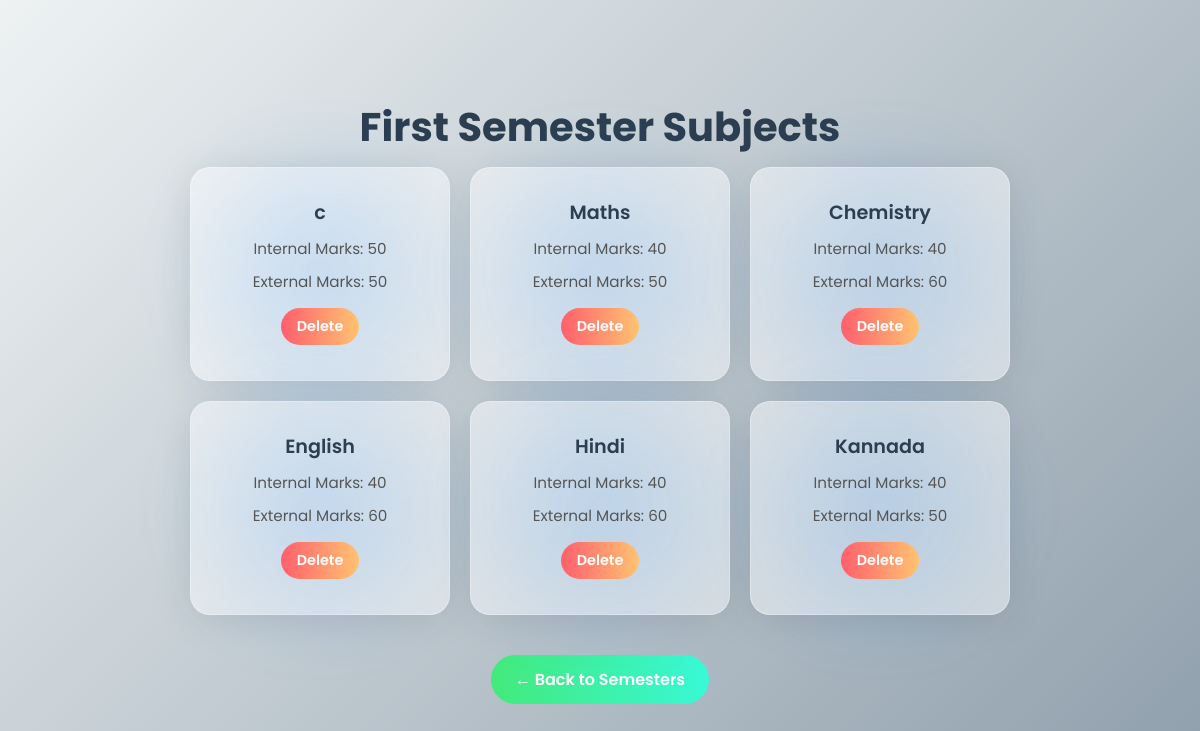
/principal/1/, run on the app's committed database.
### teacher/models.py (models this page shows)
class Subjects(models.Model):
    name = models.CharField(max_length=20)
    max_im = models.IntegerField()
    max_em = models.IntegerField()
    sem = models.IntegerField()

### principle/views.py (the view)
# urls.py: path('principal/<int:sem_id>/', subjects, name='subjects'),
def subjects(request, sem_id):
    subjects = Subjects.objects.filter(sem=sem_id)
    sem_name = {1: 'First Semester', 2: 'Second Semester', 3: 'Third Semester',
                4: 'Fourth Semester', 5: 'Fifth Semester', 6: 'Sixth Semester',
                7: 'Seventh Semester', 8: 'Eighth Semester'}
    return render(request, 'subjects.html', {'sem_id': sem_id, 'subjects': subjects, 'sem_name': sem_name.get(sem_id, 'Unknown Semester')})

### principle/templates/subjects.html (shortened to what this page needs)
<!DOCTYPE html>
<html lang="en">
<head>
</head>
<body>
  <div class="dashboard-container">
    <h1>{{sem_name}} Subjects</h1>
    <div class="card-grid">
      {% for subject in subjects %}
        <div class="glass-card">
          <div class="subject-title">{{ subject.name }}</div>
          <div class="subject-info">Internal Marks: {{ subject.max_im }}</div>
          <div class="subject-info">External Marks: {{ subject.max_em }}</div>
          <form method="POST" action="/principal/delete/{{ subject.id }}/" style="display:inline;">
            <button type="submit" class="btn-delete">Delete</button>
          </form>
        </div>
      {% empty %}
        <p>No subjects added yet for this semester.</p>
      {% endfor %}
    </div>
    <a href="/principal/sem/" class="btn-add">← Back to Semesters</a>
  </div>
</body>
</html>

### principle/templates/subjects.html (style rules this page uses)
* { margin: 0; padding: 0; box-sizing: border-box; font-family: 'Poppins', sans-serif; }
body { min-height: 100vh; background: linear-gradient(135deg, #eef2f3, #8e9eab); display: flex; align-items: center; justify-content: center; padding: 50px 20px; }
.dashboard-container { width: 100%; max-width: 1000px; text-align: center; }
h1 { color: #2c3e50; font-size: 2.5rem; margin-bottom: 10px; animation: fadeIn 1s ease; }
.card-grid { display: flex; flex-wrap: wrap; gap: 20px; justify-content: center; }
.glass-card { background: rgba(255, 255, 255, 0.5); border-radius: 20px; box-shadow: 0 4px 40px rgba(0, 0, 0, 0.1); backdrop-filter: blur(15px); -webkit-backdrop-filter: blur(15px); border: 1px solid rgba(255, 255, 255, 0.3); padding: 30px; width: 260px; transition: transform 0.3s ease, box-shadow 0.3s ease; position: relative; animation: fadeIn 0.8s ease; }
.glass-card::before { content: ""; position: absolute; top: -20%; left: -20%; width: 140%; height: 140%; background: radial-gradient(circle at center, rgba(0, 123, 255, 0.15), transparent 70%); z-index: -1; border-radius: 20px; filter: blur(20px); }
.subject-title { font-size: 1.2rem; font-weight: 600; color: #2c3e50; margin-bottom: 10px; }
.subject-info { font-size: 0.95rem; color: #555; margin-bottom: 10px; }
.btn-edit, .btn-delete { background: linear-gradient(to right, #4facfe, #00f2fe); color: white; font-weight: 600; font-size: 0.9rem; padding: 8px 16px; border-radius: 25px; border: none; cursor: pointer; margin: 5px; transition: transform 0.3s ease, box-shadow 0.3s ease; text-decoration: none; display: inline-block; }
.btn-delete { background: linear-gradient(to right, #ff5f6d, #ffc371); }
.btn-add { margin-top: 40px; background: linear-gradient(to right, #43e97b, #38f9d7); color: white; font-weight: 600; font-size: 1rem; padding: 12px 24px; border-radius: 30px; text-decoration: none; display: inline-block; transition: transform 0.3s ease, box-shadow 0.3s ease; }

### data on the page
Subjects: name "c", max_im "50", max_em "50"
Subjects: name "Maths", max_im "40", max_em "50"
Subjects: name "Chemistry", max_im "40", max_em "60"
Subjects: name "English", max_im "40", max_em "60"
Subjects: name "Hindi", max_im "40", max_em "60"
Subjects: name "Kannada", max_im "40", max_em "50"

### other printed values
{{ sem_name }} "First Semester"
